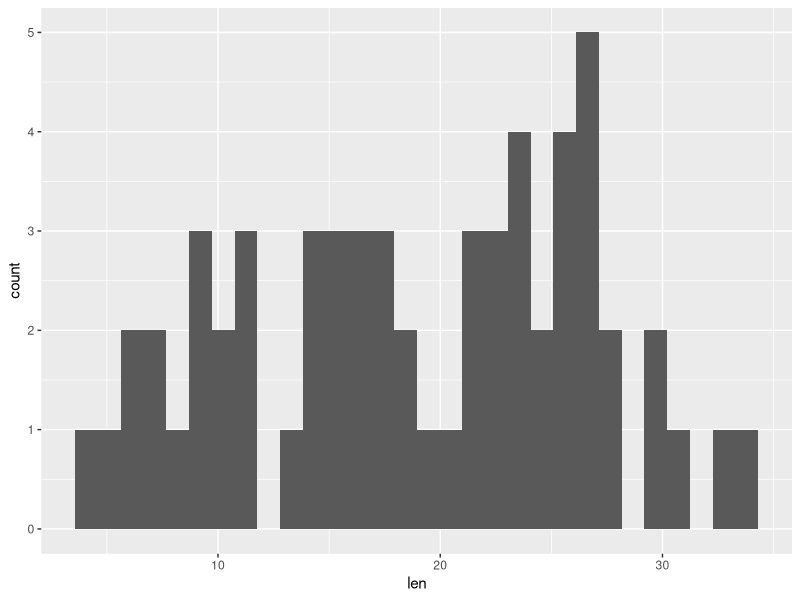
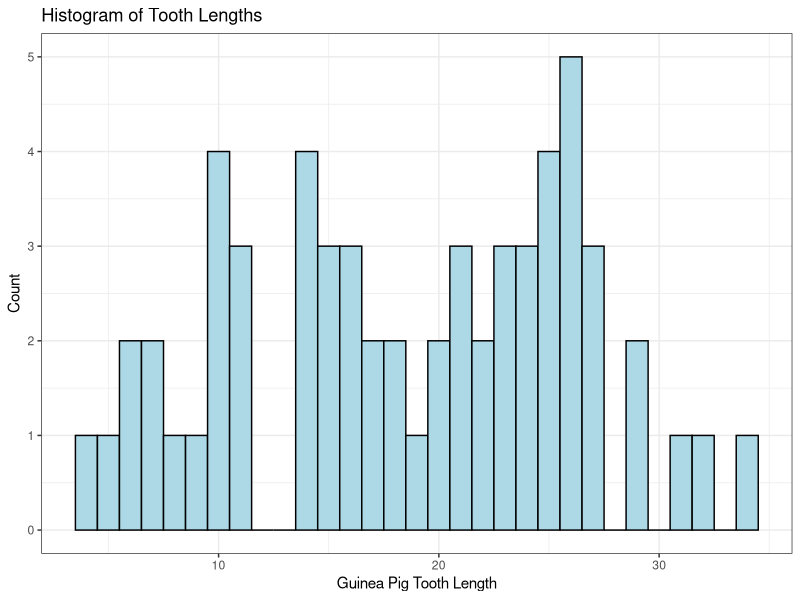
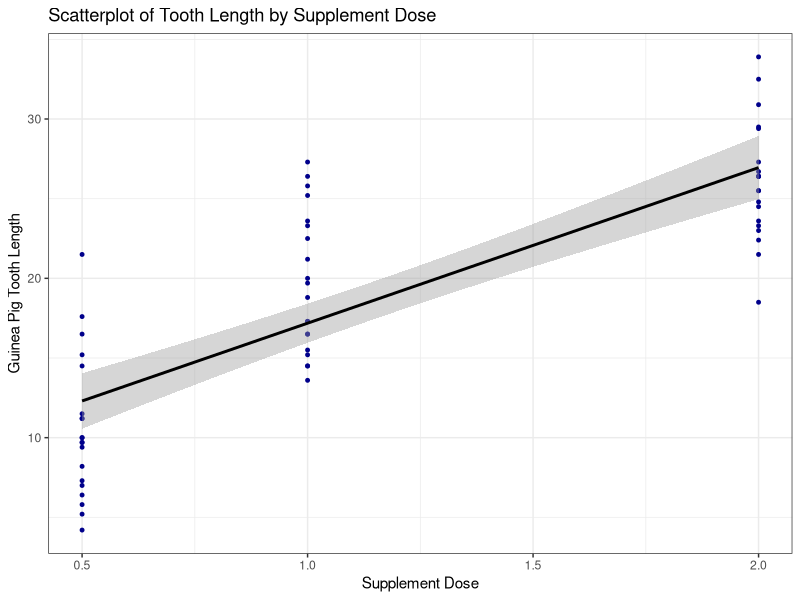

These figures' R source, in order:
## PS 211 Lecture 3: Data Visualizations
# Kate Nussenbaum - katenuss@bu.edu
# 8/28/25

#library installation
#install.packages("dplyr")
#install.packages("tidyr")
#install.packages("ggplot2")

#load needed libraries
library(dplyr)
library(tidyr)
library(ggplot2)

# DEMO 1: Tooth Growth Data

#get tooth growth data
data <- as.data.frame(ToothGrowth)

# make a histogram of tooth length
ggplot(data, aes(x = len)) +
  geom_histogram()

# Make it nice
# make histogram of tooth lengths
ggplot(aes(x=len), data=data) +
  geom_histogram(binwidth=1, fill="lightblue", color="black") +
  labs(title="Histogram of Tooth Lengths",
       x="Guinea Pig Tooth Length",
       y="Count") +
  theme_bw()


# make scatter plot of tooth length by supplement dose
ggplot(aes(x = dose, y=len), data=data) +
  geom_point(color="darkblue", size=1) +
  geom_smooth(method="lm", color="black", se=TRUE) +
  labs(title="Scatterplot of Tooth Length by Supplement Dose",
       x="Supplement Dose",
       y="Guinea Pig Tooth Length") +
  theme_bw()


#frequency table example
data %>% 
  group_by(supp) %>%
  summarise(count = n()) %>%
  mutate(percentage = (count/sum(count))*100)






